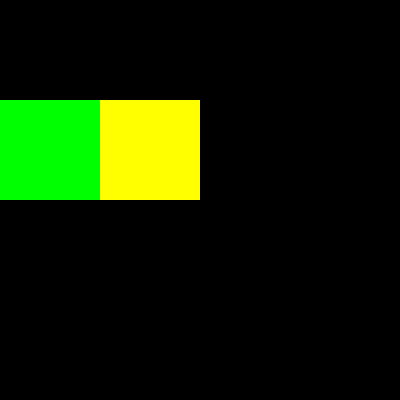
Frame 1 (no input)
Frame 60 (no input): identical to frame 1, image omitted
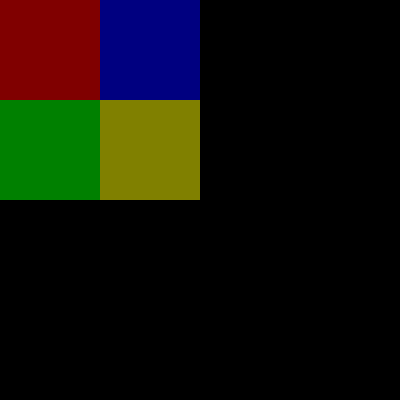
Frame 120 (the mouse pressed at the canvas centre since frame 60)

The p5.js sketch that drew these frames (run headless with seeded random() and noise() and a simulated clock; from frame 60 on, the mouse is pressed at the canvas centre):

// p5.js sketch
// ── sketch.js
function setup() {
    createCanvas(400, 400);
    noStroke();
    //fill(0,0,255);
    //var rect2 = rect(100,0,100,100);
    //fill(0,255,0);
    //var rect3 = rect(0,100,100,100);
    //fill(0,0,0);
    //var rect4 = rect(100,100,100,100);
}

function draw() {
  background(0);
  var x = map(mouseX, 0, width, 0, 255);
  var y = map(mouseY, 0, height, 0, 255);
  var z = map(mouseX, 0, width, 255, 0);
  var d = map(mouseY, 0, height, 255, 0);
  var c1 = color(255,0,0,y);
  var c2 = color(0,0,255,x);
  var c3 = color(0,255,0,d);
  var c4 = color(255,255,0,z);
  fill(c1);
  rect(0,0,100,100);
  fill(c2);
  rect(100,0,100,100);
  fill(c3);
  rect(0,100,100,100);
  fill(c4);
  rect(100,100,100,100);
  console.log(x);
}
